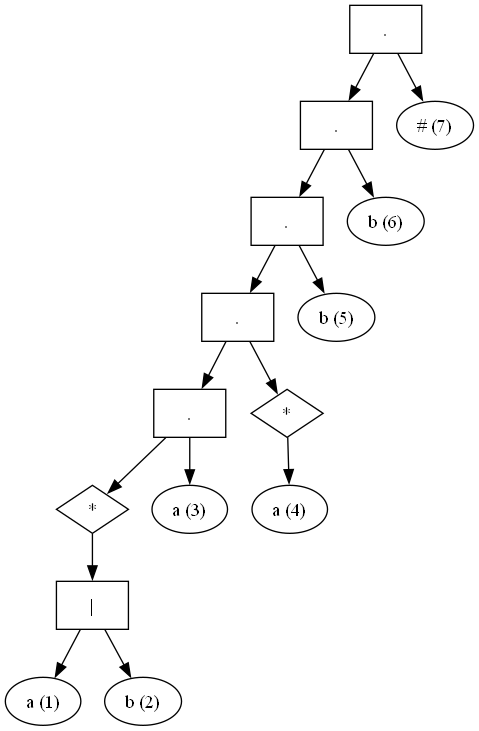

The script that drew this image:
import graphviz

class NodoBase:
    def __init__(self, valor):
        self.valor = valor
        self.nullable = False
        self.firstpos = set()
        self.lastpos = set()

    # Método polimórfico a sobrescribir en hijos
    def to_dot(self, dot):
        pass

class NodoHoja(NodoBase):
    def __init__(self, valor, posicion):
        super().__init__(valor)
        self.posicion = posicion
        self.firstpos.add(posicion)
        self.lastpos.add(posicion)
        self.nullable = (valor == 'ε')

    def to_dot(self, dot):
        """Agrega este nodo hoja al gráfico DOT."""
        dot.node(str(id(self)),
                 f"{self.valor} ({self.posicion})",
                 shape="ellipse")


class NodoBinario(NodoBase):
    def __init__(self, valor, izquierdo, derecho):
        super().__init__(valor)
        self.izquierdo = izquierdo
        self.derecho = derecho
        self.calcular_propiedades()

    def calcular_propiedades(self):
        if self.valor == '.':  # Concatenación
            self.nullable = self.izquierdo.nullable and self.derecho.nullable
            self.firstpos = (self.izquierdo.firstpos |
                             (self.derecho.firstpos if self.izquierdo.nullable else set()))
            self.lastpos = (self.derecho.lastpos |
                            (self.izquierdo.lastpos if self.derecho.nullable else set()))
        elif self.valor == '|':  # Alternancia
            self.nullable = self.izquierdo.nullable or self.derecho.nullable
            self.firstpos = self.izquierdo.firstpos | self.derecho.firstpos
            self.lastpos = self.izquierdo.lastpos | self.derecho.lastpos

    def to_dot(self, dot):
        """Agrega este nodo binario y sus conexiones al gráfico DOT."""
        dot.node(str(id(self)),
                 f"{self.valor}",
                 shape="box")

        # Dibujar hijos
        self.izquierdo.to_dot(dot)
        self.derecho.to_dot(dot)

        # Conectar con aristas
        dot.edge(str(id(self)), str(id(self.izquierdo)))
        dot.edge(str(id(self)), str(id(self.derecho)))


class NodoUnario(NodoBase):
    def __init__(self, valor, hijo):
        super().__init__(valor)
        self.hijo = hijo
        self.calcular_propiedades()

    def calcular_propiedades(self):
        if self.valor == '*':  # Cerradura de Kleene
            self.nullable = True
            self.firstpos = self.hijo.firstpos
            self.lastpos = self.hijo.lastpos

    def to_dot(self, dot):
        """Agrega este nodo unario y su conexión al gráfico DOT."""
        dot.node(str(id(self)),
                 f"{self.valor}",
                 shape="diamond")

        self.hijo.to_dot(dot)
        dot.edge(str(id(self)), str(id(self.hijo)))


class SyntaxTree:
    def __init__(self, postfix):
        self.postfix = postfix
        self.posicion_actual = 1
        self.raiz = self.construir_arbol()
    
    def construir_arbol(self):
        stack = []
        for token in self.postfix:
            # token es un Symbol. Para hojas comparamos token.value
            if token.value.isalnum() or token.value == '#':
                nodo_hoja = NodoHoja(token.value, self.posicion_actual)
                stack.append(nodo_hoja)
                self.posicion_actual += 1
            elif token.value == '*':  # Nodo unario
                nodo = stack.pop()
                stack.append(NodoUnario(token.value, nodo))
            elif token.value in {'.', '|'}:  # Nodo binario
                derecho = stack.pop()
                izquierdo = stack.pop()
                stack.append(NodoBinario(token.value, izquierdo, derecho))
        # El último nodo en el stack es la raíz
        return stack.pop()
    
    def obtener_raiz(self):
        return self.raiz
    
    def render(self, filename="syntax_tree"):
        """Genera una imagen (PNG) del árbol sintáctico usando Graphviz."""
        dot = graphviz.Digraph(format="png")
        if self.raiz:
            self.raiz.to_dot(dot)
        dot.render(filename, view=True)  # Renderiza y abre la imagen resultante

if __name__ == "__main__":
    from regex_parser import RegexParser

    regex = "(a|b)a*bb#"
    parser = RegexParser(regex)
    postfix = parser.parse()
    
    # Imprimimos tokens y postfix para verificar
    print("Tokens:", [str(t) for t in parser.tokens])
    print("Postfix:", [str(p) for p in postfix])

    syntax_tree = SyntaxTree(postfix)
    raiz = syntax_tree.obtener_raiz()
    
    # Genera y muestra el árbol con Graphviz
    syntax_tree.render("syntax_tree")

    print("Árbol sintáctico construido y graficado correctamente.")
